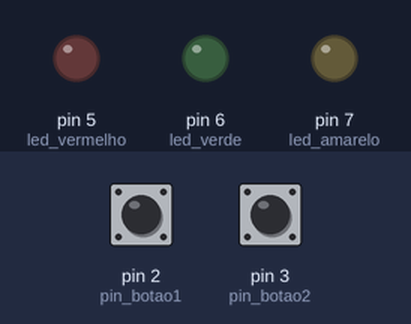
Bench run of a sketch on a simulated Arduino Uno, built with avr-gcc and run on an emulated ATmega328P. Parts: output pins drawn as LEDs (lit = HIGH). The inputs (shaded band) are chosen by the test bench; at power-on: pin 2 (pin_botao1) HIGH, pin 3 (pin_botao2) HIGH.

Above: at 1.2 s.
1.3 s: pin 2 (pin_botao1) pulled LOW for 0.15 s
At 1.37 s:
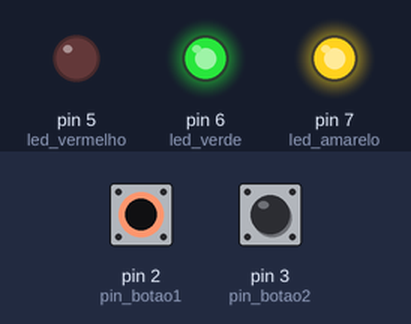
2.9 s: pin 2 (pin_botao1) pulled LOW for 3.2 s
At 7.3 s:
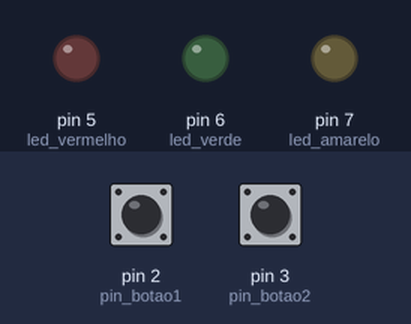
7.6 s: pin 3 (pin_botao2) pulled LOW for 3.2 s
At 8.6 s:
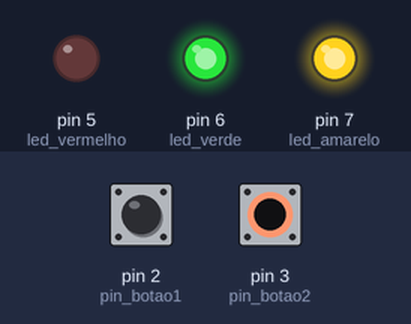
12.3 s: pin 2 (pin_botao1) driven LOW and pin 3 (pin_botao2) driven LOW
At 13.4 s:
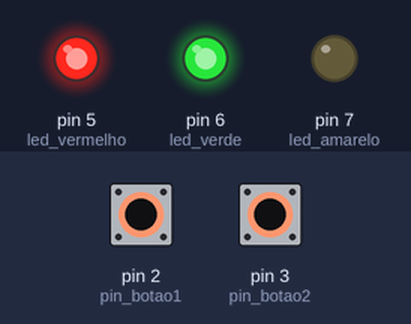
Timing chart, 0 to 14.8 s (numbered marks = the images above; inputs shaded):
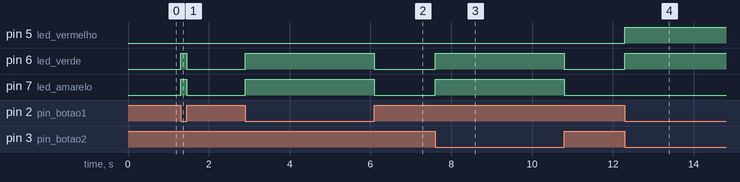

Measured:
- after the input at 1.3 s, pin 6 (led_verde), pin 7 (led_amarelo): LOW → HIGH at once, → LOW 0.15 s later
- after the input at 2.9 s, pin 6 (led_verde), pin 7 (led_amarelo): LOW → HIGH at once, → LOW 3.2 s later
- after the input at 7.6 s, pin 6 (led_verde), pin 7 (led_amarelo): LOW → HIGH at once, → LOW 3.2 s later
- after the input at 12.3 s, pin 5 (led_vermelho), pin 6 (led_verde): LOW → HIGH at once

The sketch:

pratica3.ino
```cpp
const int pin_botao1 = 2;
const int pin_botao2 = 3;
const int led_vermelho = 5;
const int led_verde = 6;
const int led_amarelo = 7;

bool botao1 = false;
bool botao2 = false;

void setup() {
  pinMode(led_vermelho, OUTPUT);
  pinMode(led_verde, OUTPUT);
  pinMode(led_amarelo, OUTPUT);
  pinMode(pin_botao1, INPUT_PULLUP);
  pinMode(pin_botao2, INPUT_PULLUP);
  Serial.begin(115200);
}

void loop() {
  botao1 = digitalRead(pin_botao1);
  botao2 = digitalRead(pin_botao2);

  if (botao1 == LOW && botao2 == LOW) {
    digitalWrite(led_vermelho, HIGH);
  } else {
    digitalWrite(led_vermelho, LOW);
  }

  if (botao1 == HIGH && botao2 == HIGH) {
    digitalWrite(led_verde, LOW);
  } else {
    digitalWrite(led_verde, HIGH);
  }

  if (botao1 != botao2) {
    digitalWrite(led_amarelo, HIGH);
  } else {
    digitalWrite(led_amarelo, LOW);
  }
}
```
